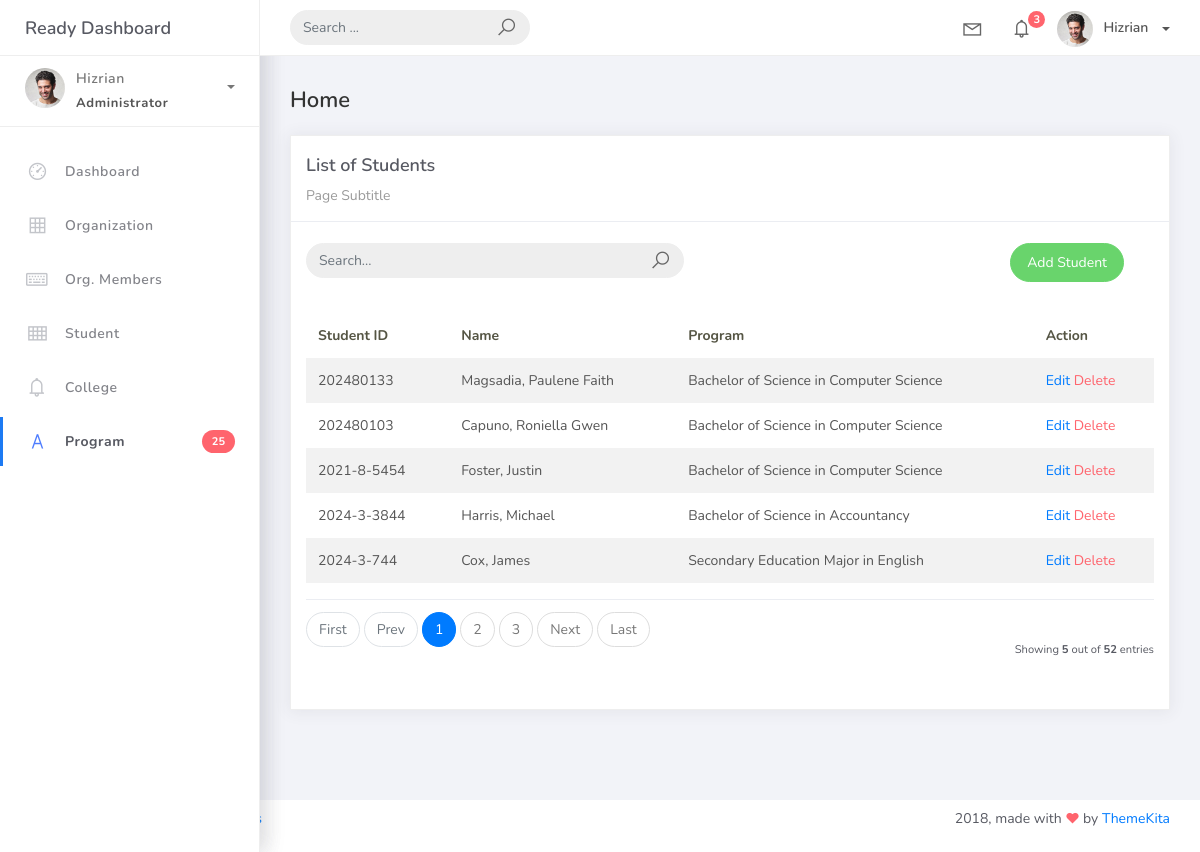
/students/, run on an earlier commit of the app's database.
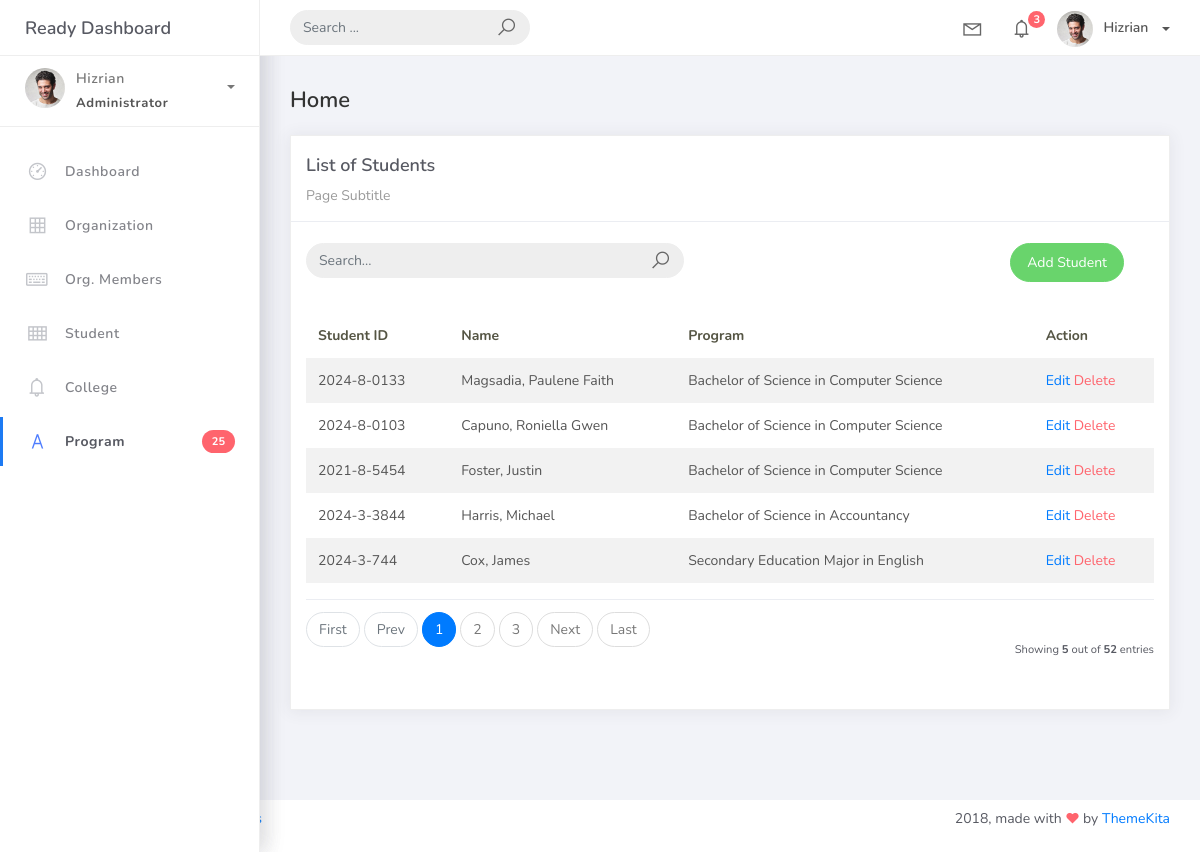
And on a later commit of the database.
### studentorg/models.py (models this page shows, shortened)
class BaseModel(models.Model):
    created_at = models.DateTimeField(auto_now_add=True, db_index=True)
    updated_at = models.DateTimeField(auto_now=True)
    class Meta:
        abstract = True

class Student(BaseModel):
    student_id = models.CharField(max_length=15)
    lastname = models.CharField(max_length=25)
    firstname = models.CharField(max_length=25)
    middlename = models.CharField(max_length=25, blank=True, null=True)
    program = models.ForeignKey(Program, on_delete=models.CASCADE)

class Program(BaseModel):
    prog_name = models.CharField(max_length=150)
    college = models.ForeignKey(College, on_delete=models.CASCADE)
    def __str__(self):
        return self.prog_name

### studentorg/views.py (the view, shortened to what this page needs)
# urls.py: path('students/', views.StudentList.as_view(), name='student-list'),
class StudentList(ListView):
    model = Student
    template_name = "student_list.html"
    paginate_by = 5
    def get_queryset(self):
        qs = Student.objects.all()
        query = self.request.GET.get('search')
        return qs

### templates/student_list.html (shortened to what this page needs)
{% extends 'base.html' %} {% load static %} {% block content %}
<div class="content">
    <div class="container-fluid">
        <h4 class="page-title">Home</h4>
        <div class="row">
            <div class="col-md-12">
                <div class="card">
                    <div class="card-header">
                        <div class="card-title">List of Students</div>
                        <div class="card-category">Page Subtitle</div>
                    </div>
                    <br />
                    <div class="col-md-12 row">
                        <div class="col-md-6">
                            <form method="GET" action="{% url 'student-list' %}" class="navbar-left navbar-form nav-search mr-md-3">
                                <div class="input-group">
                                    <input type="text" name="search" placeholder="Search..." class="form-control" value="{{ request.GET.search }}" />
                                    <div class="input-group-append">
                                        <button type="submit" class="input-group-text">
                                            <i class="la la-search search-icon"></i>
                                        </button>
                                    </div>
                                </div>
                            </form>
                        </div>
                        <div class="col-md-6">
                            <div class="pull-right">
                                <a href="{% url 'student-add' %}" class="btn btn-success btn-rounded">
                                    Add Student
                                </a>
                            </div>
                        </div>
                    </div>
                    <div class="card-body">
                        <table class="table table-striped mt-3">
                            <thead>
                                <tr>
                                    <th scope="col">Student ID</th>
                                    <th scope="col">Name</th>
                                    <th scope="col">Program</th>
                                    <th scope="col">Action</th>
                                </tr>
                            </thead>
                            <tbody>
                                {% for object in object_list %}
                                <tr>
                                    <td>{{ object.student_id }}</td>
                                    <td>{{ object.lastname }}, {{ object.firstname }}</td>
                                    <td>{{ object.program }}</td>
                                    <td>
                                        <a href="{% url 'student-update' object.id %}">Edit</a>
                                        <a href="{% url 'student-delete' object.id %}" class="text-danger">Delete</a>
                                    </td>
                                </tr>
                                {% empty %}
                                <tr>
                                    <td colspan="4" style="text-align: center">
                                        <p class="text-sm font-weight-bold mb-0"> No Records Found</p>
                                    </td>
                                </tr>
                                {% endfor %}
                            </tbody>
                        </table>
                        {% include 'includes/pagination.html' %}
                    </div>
                </div>
            </div>
        </div>
    </div>
</div>
{% endblock %}

### templates/base.html (shortened to what this page needs)
{% load static %}
<!DOCTYPE html>
<html>
<head>
	<link rel="stylesheet" href="{% static 'css/bootstrap.min.css' %}">
	<link rel="stylesheet" href="{% static 'css/ready.css' %}">
	<link rel="stylesheet" href="{% static 'css/demo.css' %}">
</head>
<body>
	<div class="wrapper">
		<div class="main-header">
			<div class="logo-header">
				<a href="index.html" class="logo">
					Ready Dashboard
				</a>
			</div>
			<nav class="navbar navbar-header navbar-expand-lg">
				<div class="container-fluid">
					<form class="navbar-left navbar-form nav-search mr-md-3" action="">
						<div class="input-group">
							<input type="text" placeholder="Search ..." class="form-control">
							<div class="input-group-append">
								<span class="input-group-text">
									<i class="la la-search search-icon"></i>
								</span>
							</div>
						</div>
					</form>
					<ul class="navbar-nav topbar-nav ml-md-auto align-items-center">
						<li class="nav-item dropdown hidden-caret">
							<a class="nav-link dropdown-toggle" href="#" id="navbarDropdown" role="button"
								data-toggle="dropdown" aria-haspopup="true" aria-expanded="false">
								<i class="la la-envelope"></i>
							</a>
						</li>
						<li class="nav-item dropdown hidden-caret">
							<a class="nav-link dropdown-toggle" href="#" id="navbarDropdown" role="button"
								data-toggle="dropdown" aria-haspopup="true" aria-expanded="false">
								<i class="la la-bell"></i>
								<span class="notification">3</span>
							</a>
						</li>
						<li class="nav-item dropdown">
							<a class="dropdown-toggle profile-pic" data-toggle="dropdown" href="#"
								aria-expanded="false"> <img src="{% static 'img/profile.jpg' %}" alt="user-img"
									width="36" class="img-circle"><span>Hizrian</span></span> </a>
						</li>
					</ul>
				</div>
			</nav>
		</div>
		<div class="sidebar">
			<div class="scrollbar-inner sidebar-wrapper">
				<div class="user">
					<div class="photo">
					</div>
					<div class="info">
						<a class="" data-toggle="collapse" href="#collapseExample" aria-expanded="true">
							<span>
								<span class="user-level">Administrator</span>
							</span>
						</a>
					</div>
				</div>
				<ul class="nav">
					<li class="nav-item">
						<a href="index.html">
							<p>Dashboard</p>
						</a>
					</li>
					<li class="nav-item">
						<a href="{% url 'organization-list' %}">
							<p>Organization</p>
						</a>
					</li>
					<li class="nav-item">
						<a href="{% url 'orgmember-list' %}">
							<p>Org. Members</p>
						</a>
					</li>
					<li class="nav-item">
						<a href="{% url 'student-list' %}">
							<p>Student</p>
						</a>
					</li>
					<li class="nav-item">
						<a href="{% url 'college-list' %}">
							<p>College</p>
						</a>
					</li>
					<li class="nav-item active">
						<a href="{% url 'program-list' %}">
							<p>Program</p>
							<span class="badge badge-danger">25</span>
						</a>
					</li>
				</ul>
			</div>
		</div>
		<div class="sidebar">
			<div class="scrollbar-inner sidebar-wrapper">
				<div class="user">
					<div class="photo">
						<img src="{% static 'img/profile.jpg' %}">
					</div>
					<div class="info">
						<a class="" data-toggle="collapse" href="#collapseExample" aria-expanded="true">
							<span>
								Hizrian
								<span class="user-level">Administrator</span>
								<span class="caret"></span>
							</span>
						</a>
					</div>
				</div>
				<ul class="nav">
					<li class="nav-item">
						<a href="index.html">
							<i class="la la-dashboard"></i>
							<p>Dashboard</p>
						</a>
					</li>
					<li class="nav-item">
						<a href="{% url 'organization-list' %}"">
							<i class=" la la-table"></i>
							<p>Organization</p>
						</a>
					</li>
					<li class="nav-item">
						<a href="{% url 'orgmember-list' %}"">
							<i class=" la la-keyboard-o"></i>
							<p>Org. Members</p>
						</a>
					</li>
					<li class="nav-item">
						<a href="{% url 'student-list' %}"">
							<i class=" la la-th"></i>
							<p>Student</p>
						</a>
					</li>
					<li class="nav-item">
						<a href="{% url 'college-list' %}"">
							<i class=" la la-bell"></i>
							<p>College</p>
						</a>
					</li>
					<li class="nav-item active">
						<a href="{% url 'program-list' %}"">
							<i class=" la la-font"></i>
							<p>Program</p>
							<span class="badge badge-danger">25</span>
						</a>
					</li>
				</ul>
			</div>
		</div>
		<div class="main-panel">
			{% block content %}
			{% endblock %}
		</div>
		<footer class="footer">
			<div class="container-fluid">
				<nav class="pull-left">
					<ul class="nav">
						<li class="nav-item">
							<a class="nav-link" href="http://www.themekita.com">
							</a>
						</li>
						<li class="nav-item">
							<a class="nav-link" href="#">
							</a>
						</li>
						<li class="nav-item">
							<a class="nav-link" href="https://themewagon.com/license/#free-item">
							</a>
						</li>
					</ul>
				</nav>
				<div class="copyright ml-auto">
					2018, made with <i class="la la-heart heart text-danger"></i> by <a
						href="http://www.themekita.com">ThemeKita</a>
				</div>
			</div>
		</footer>
	</div>
</body>
</html>

### templates/includes/pagination.html (shortened to what this page needs)
{% if is_paginated %}
    <div class="card-footer px-0 border-0 d-flex flex-column flex-lg-row align-items-center justify-content-between mt-3">
        <nav aria-label="Topics pagination" class="mb-4">
            <ul class="pagination">
                {% if page_obj.number > 1 %}
                    <li class="page-item">
                        <a class="page-link" href="?page=1">First</a>
                    </li>
                {% else %}
                    <li class="page-item disabled">
                        <span class="page-link">First</span>
                    </li>
                {% endif %}
                {% if page_obj.has_previous %}
                    <li class="page-item">
                        <a class="page-link" href="?page={{ page_obj.previous_page_number }}">Prev</a>
                    </li>
                {% else %}
                    <li class="page-item disabled">
                        <span class="page-link">Prev</span>
                    </li>
                {% endif %}
                {% for page_num in paginator.page_range %}
                    {% if page_obj.number == page_num %}
                        <li class="page-item active">
                            <span class="page-link">
                                {{ page_num }}
                            </span>
                        </li>
                    {% elif page_num > page_obj.number|add:'-3' and page_num < page_obj.number|add:'3' %}
                        <li class="page-item">
                            <a class="page-link" href="?page={{ page_num }}">{{ page_num }}</a>
                        </li>
                    {% endif %}
                {% endfor %}
                {% if page_obj.has_next %}
                    <li class="page-item">
                        <a class="page-link" href="?page={{ page_obj.next_page_number }}">Next</a>
                    </li>
                {% else %}
                    <li class="page-item disabled">
                        <span class="page-link">Next</span>
                    </li>
                {% endif %}
                {% if page_obj.number != paginator.num_pages %}
                    <li class="page-item">
                        <a class="page-link" href="?page={{ paginator.num_pages }}">Last</a>
                    </li>
                {% else %}
                    <li class="page-item disabled">
                        <span class="page-link">Last</span>
                    </li>
                {% endif %}
            </ul>
        </nav>
        <div class="fw-normal small mt-4 mt-lg-0">
            Showing <b>{{ object_list.count }}</b> out of
            <b>{{ paginator.count }}</b> entries
        </div>
    </div>
{% endif %}

What changed in the data, as far as the page shows it:
changed Student "Magsadia": student_id "202480133" → "2024-8-0133"
changed Student "Capuno": student_id "202480103" → "2024-8-0103"
